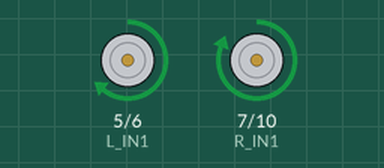
Simulated run of this sketch. Board: Arduino Uno, built with avr-gcc and run on an emulated ATmega328P. Parts: motor-driver pin pairs drawn as motors (green arrow = first pin HIGH = forward, orange = second pin HIGH = backward, longer = more drive).

Above: at 2.1 s.
At 5.6 s:
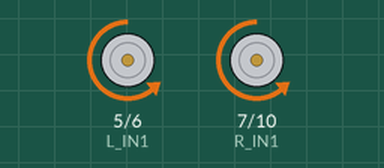
At 8.6 s:
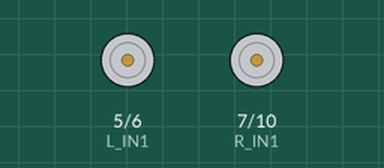
Timing chart, 0 to 10.1 s (numbered marks = the images above):
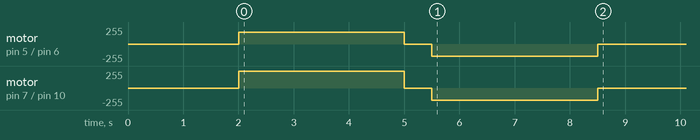

The sketch:

drive_test.ino
```cpp
// 1) Simple test: drive 3 s forward, then 3 s backward, then stop.
// Board: Seeed XIAO ESP32-C3 + MX1508 dual motor driver.
// Left motors (in parallel) on MX1508 channel A, right motors on channel B.
// Press the RESET button on the XIAO to run it again.
//
// Wiring:
//   XIAO D3 (GPIO5)  -> MX1508 IN1   (left)
//   XIAO D4 (GPIO6)  -> MX1508 IN2   (left)
//   XIAO D5 (GPIO7)  -> MX1508 IN3   (right)
//   XIAO D10 (GPIO10)-> MX1508 IN4   (right)
//   XIAO GND         -> MX1508 GND  (shared ground!)
//   Battery + / -    -> MX1508 + / -  (2-10 V)
// If one side turns the wrong way, swap that motor's two wires (or swap its two pins below).

const int L_IN1 = 5;   // D3
const int L_IN2 = 6;   // D4
const int R_IN1 = 7;   // D5
const int R_IN2 = 10;  // D10

const int SPEED = 180; // 0-255

// s: -255 (full backward) .. 0 (stop) .. 255 (full forward)
void setMotor(int pinA, int pinB, int s) {
  if (s > 0)      { analogWrite(pinA, s);  analogWrite(pinB, 0); }
  else if (s < 0) { analogWrite(pinA, 0);  analogWrite(pinB, -s); }
  else            { analogWrite(pinA, 0);  analogWrite(pinB, 0); }
}

void drive(int s) {
  setMotor(L_IN1, L_IN2, s);
  setMotor(R_IN1, R_IN2, s);
}

void setup() {
  pinMode(L_IN1, OUTPUT); pinMode(L_IN2, OUTPUT);
  pinMode(R_IN1, OUTPUT); pinMode(R_IN2, OUTPUT);
  drive(0);
  delay(2000);          // time to put the car down

  drive(SPEED);         // forward
  delay(3000);
  drive(0);
  delay(500);           // short stop before reversing (protects motors/driver)
  drive(-SPEED);        // backward
  delay(3000);
  drive(0);             // stop
}

void loop() {
}
```
